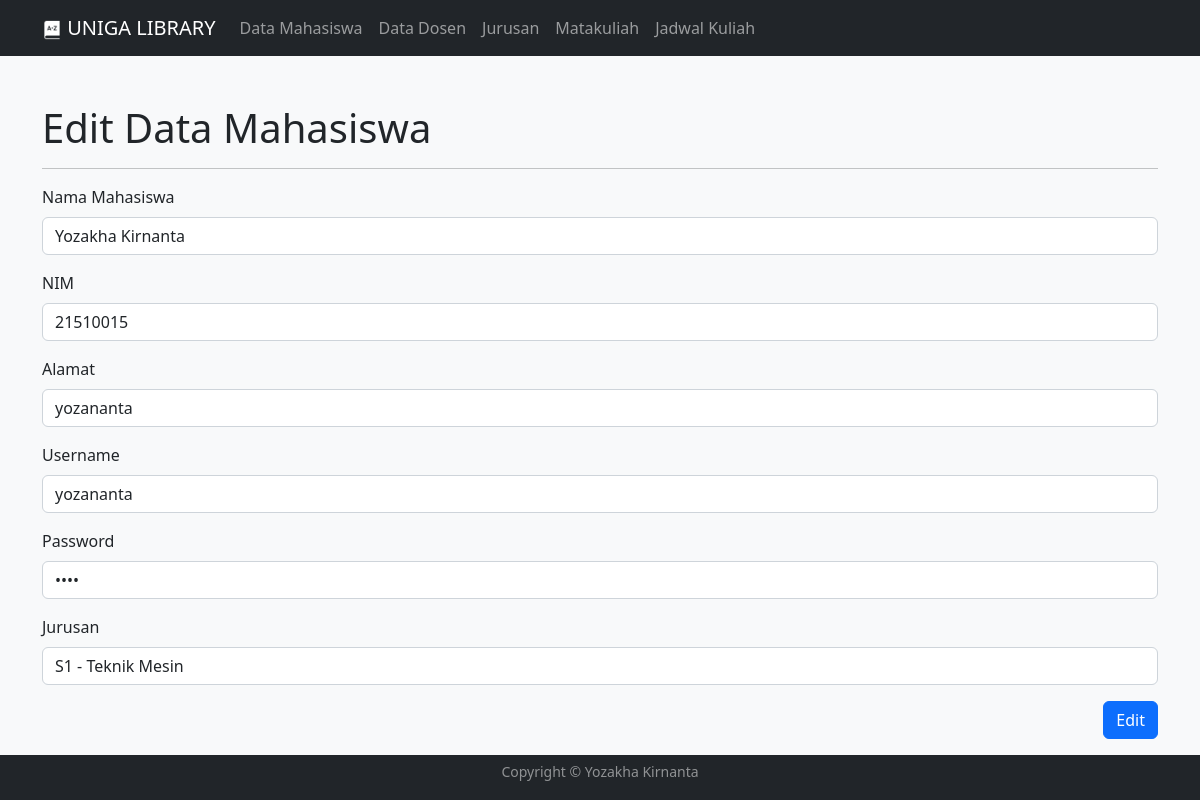
/perpusuniga_21510015/ubah-mahasiswa.php?id_mahasiswa=1, run on the app's committed database.
### tables this page shows
CREATE TABLE `t_mahasiswa` (
  `id_mahasiswa` int(11) NOT NULL,
  `nama` varchar(25) NOT NULL,
  `nim` int(8) NOT NULL,
  `alamat` varchar(25) NOT NULL,
  `username` char(25) NOT NULL,
  `password` varchar(25) NOT NULL,
  `id_jurusan` int(11) NOT NULL
);

CREATE TABLE `t_jurusan` (
  `id_jurusan` int(11) NOT NULL,
  `nama_jurusan` varchar(30) NOT NULL
);

### perpusuniga_21510015/config/controller.php (called while the page is built, shortened)
<?php
function select($query){
    global $koneksi;
    $result = mysqli_query($koneksi, $query);
    $rows = [];
    while ($row = mysqli_fetch_assoc($result)){
        $rows[] = $row;
    }
    return $rows;
}

### perpusuniga_21510015/ubah-mahasiswa.php (the view, shortened to what this page needs)
<?php
include "layout/header.php";
$id_mahasiswa = (int)$_GET ['id_mahasiswa'];
$mahasiswa = select ("SELECT * FROM t_mahasiswa WHERE id_mahasiswa = $id_mahasiswa" )[0];
$getjur = mysqli_query($koneksi, "SELECT * FROM t_jurusan");
?>
<body>
    <div class="container mt-5">
        <h1>Edit Data Mahasiswa</h1>
        <hr>
        <form action="" method="post">
            <div class="mb-3">
                <label for="nama" class="form-label">Nama Mahasiswa</label>
                <input type="text" class="form-control" id="nama" name="nama" value="<?= $mahasiswa['nama'];?>" required>
            </div>
            <div class="mb-3">
                <label for="nim" class="form-label">NIM</label>
                <input type="number" class="form-control" id="nim" name="nim" value="<?= $mahasiswa['nim'];?>" required>
            </div>
            <div class="mb-3">
                <label for="alamat" class="form-label">Alamat</label>
                <input type="text" class="form-control" id="alamat" name="alamat" value="<?= $mahasiswa['alamat'];?>" required>
            </div>
            <div class="mb-3">
                <label for="username" class="form-label">Username</label>
                <input type="text" class="form-control" id="username" name="username" value="<?= $mahasiswa['username'];?>" required>
            </div>
            <div class="mb-3">
                <label for="password" class="form-label">Password</label>
                <input type="password" class="form-control" id="password" name="password" value="<?= $mahasiswa['password'];?>" required>
            </div>
            <div class="mb-3">
                <label for="select" class="form-label">Jurusan</label>
                <select name="id_jurusan" id="id_jurusan" class="form-control">
                    <?php
                            while($jur=mysqli_fetch_array($getjur)){?>
                    <option value="<?=$jur['id_jurusan']?>"
                    <?=$mahasiswa['id_jurusan'] == $jur['id_jurusan'] ? 'selected' : null ?>
                    ><?=$jur['nama_jurusan']?> </option>
                    <?php }?>
                </select>
            </div>
            <button type="submit" name="edit" class="btn btn-primary" style="float: right;">Edit</button>
        </form>
    </div>
    <?php include "layout/footer.php"; ?>

### perpusuniga_21510015/layout/header.php (style rules this page uses)
:root { --bs-body-bg: #f8f9fa; }

### data on the page
t_mahasiswa: nama "Yozakha Kirnanta", nim "21510015", alamat "yozananta", username "yozananta", id_jurusan "S1 - Teknik Mesin"
